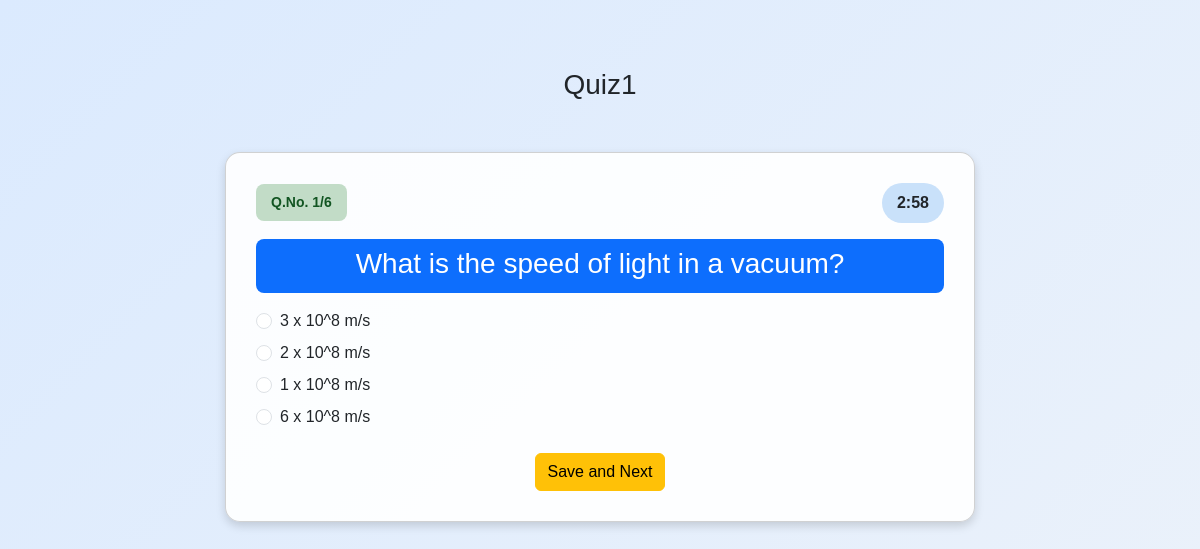
Page /start_quiz/quiz master/1/quiz/1/ques_index/0 on the committed database.
### models/models.py (models this page shows)
class Quiz(db.Model):
    quiz_id = db.Column(db.Integer(), primary_key = True)
    quiz_name = db.Column(db.String(), nullable =False)
    chapter_id = db.Column(db.Integer(), db.ForeignKey('chapter.chap_id'), nullable = False)
    date_of_quiz =  db.Column(db.DateTime(), default = datetime.utcnow)
    duration = db.Column(db.Integer(), nullable = False)
    questions = db.relationship('Question',backref='quiz')

class Question(db.Model):
    ques_id = db.Column(db.Integer(), primary_key = True)
    quiz_id = db.Column(db.Integer(), db.ForeignKey('quiz.quiz_id'), nullable = False)
    ques_title = db.Column(db.String(), nullable = False)
    ques_text = db.Column(db.String(), nullable = False)
    option1 = db.Column(db.String(), nullable = False)
    option2 = db.Column(db.String(), nullable = False)
    option3 = db.Column(db.String(), nullable = False)
    option4 = db.Column(db.String(), nullable = False)
    correct_answer = db.Column(db.String(), nullable = False)

### controllers/controllers.py (the view, shortened to what this page needs)
@app.route('/start_quiz/<string:username>/<int:user_id>/quiz/<int:quiz_id>/ques_index/<int:ques_index>', methods=['GET','POST'])
def start_quiz(username,user_id, quiz_id, ques_index=0):
    my_user=User.query.filter_by(id=user_id,username=username).first()
    quiz = Quiz.query.filter_by(quiz_id=quiz_id).first()
    questions = Question.query.filter_by(quiz_id=quiz_id).all()
    total_ques = len(questions)
    if total_ques == 0:
        return render_template('no_ques.html',my_user=my_user)
    curr_date = datetime.utcnow().date()
    if quiz.date_of_quiz.date()>curr_date:
        return render_template('quiz_ns.html', message=f"The quiz will start on {quiz.date_of_quiz.date()}. Please come later.", my_user=my_user)
    if user_id not in user_answer_store:
        user_answer_store[user_id] = {}
    timeout = request.args.get('timeout',False)
    if timeout:
        return redirect(f'/quiz_result/{username}/{user_id}/quiz/{quiz_id}')
    duration = int(quiz.duration)
    return render_template('quiz.html',quiz=quiz, question=questions[ques_index], ques_index = ques_index, total_questions = total_ques, user_id = user_id , username =username, duration=duration)

### templates/quiz.html (shortened to what this page needs)
<!DOCTYPE html>
<html>
<head>
    <link rel="stylesheet" href="https://cdn.jsdelivr.net/npm/bootstrap@5.3.3/dist/css/bootstrap.min.css">
    <link rel="stylesheet" href="/static/quiz.css">
</head>
<body>
    <div class="container mt-5">
        <h3 class="text-center mt-4 ">{{ quiz.quiz_name }}</h3>
        <div class="card">
            <div class="d-flex justify-content-between align-items-center">
                <span class="q_num">Q.No. {{ ques_index +1 }}/{{ total_questions }}</span>
                <span class="time" id="time">{{ duration }}:00</span>
            </div>
            <div class="bg-primary text-white text-center pt-2 pb-2 rounded-3 mt-3 mb-3 question-box">
                <h3 style="margin-bottom: 0.3rem;">{{ question.ques_text }}</h3>
            </div>
            <form id="quiz" method="POST" action="/start_quiz/{{ username }}/{{ user_id }}/quiz/{{ quiz.quiz_id }}/ques_index/{{ ques_index }}">
                <div class="form-check text-start mb-2">
                    <input class="form-check-input" type="radio" name="ans" id="opt1" value="{{ question.option1}}">
                    <label class="form-check-label" for="opt1">{{ question.option1 }}</label>
                </div>
                <div class="form-check text-start mb-2">
                    <input class="form-check-input" type="radio" name="ans" id="opt2" value="{{ question.option2}}">
                    <label class="form-check-label" for="opt2">{{ question.option2 }}</label>
                </div>
                <div class="form-check text-start mb-2">
                    <input class="form-check-input" type="radio" name="ans" id="opt3" value="{{ question.option3}}">
                    <label class="form-check-label" for="opt3">{{ question.option3}}</label>
                </div>
                <div class="form-check text-start mb-2">
                    <input class="form-check-input" type="radio" name="ans" id="opt4" value="{{ question.option4}}">
                    <label class="form-check-label" for="opt4">{{ question.option4}}</label>
                </div>
                <div class="mt-4 d-flex justify-content-around">
                    {% if ques_index +1 == total_questions %}
                    <button type="submit" class="btn btn-success">Submit</button>
                    {% else %}
                    <button class="btn btn-warning">Save and Next</button>
                    {% endif %}
                </div>
            </form>
        </div>
    </div>
</body>
</html>

### static/quiz.css (style rules this page uses)
body { background: linear-gradient(135deg,#dbeafe, #ecf2fa ); min-height: 100vh; font-family: 'Poppins', sans-serif; margin: 0px; padding: 20px; }
.card { max-width: 750px; margin: 50px auto; padding: 30px; border-radius: 15px; background: rgba(255, 255, 255, 0.9);; box-shadow: 0px 4px 10px rgb(0, 0, 0, 0.15); transition: transform 0.3s ease-in-out; }
.q_num { background: #c2dcc7; color: #125522; padding: 8px 15px; border-radius: 8px; font-weight: bold; font-size: 14px; }
.time { background: #c9e1fa; padding: 8px 15px; border-radius: 20px; display: inline-block; font-weight: bold; font-size: 16px; }
.question-box { transition: transform 0.3s; }

### rows in the picture
Quiz: quiz_name "Quiz1"
Question: ques_text "What is the speed of light in a vacuum?", option1 "3 x 10^8 m/s", option2 "2 x 10^8 m/s", option3 "1 x 10^8 m/s", option4 "6 x 10^8 m/s"

### other values in the picture
{{ ques_index +1 }} "1"
{{ total_questions }} "6"
